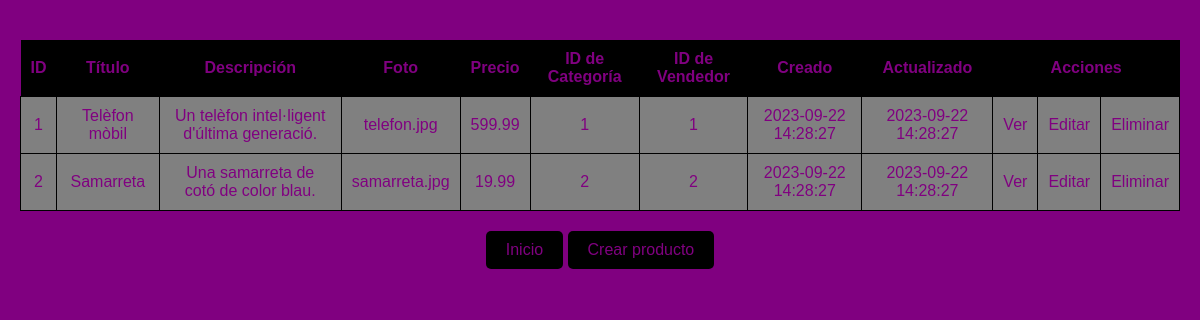
The app's page /products/list, older data.
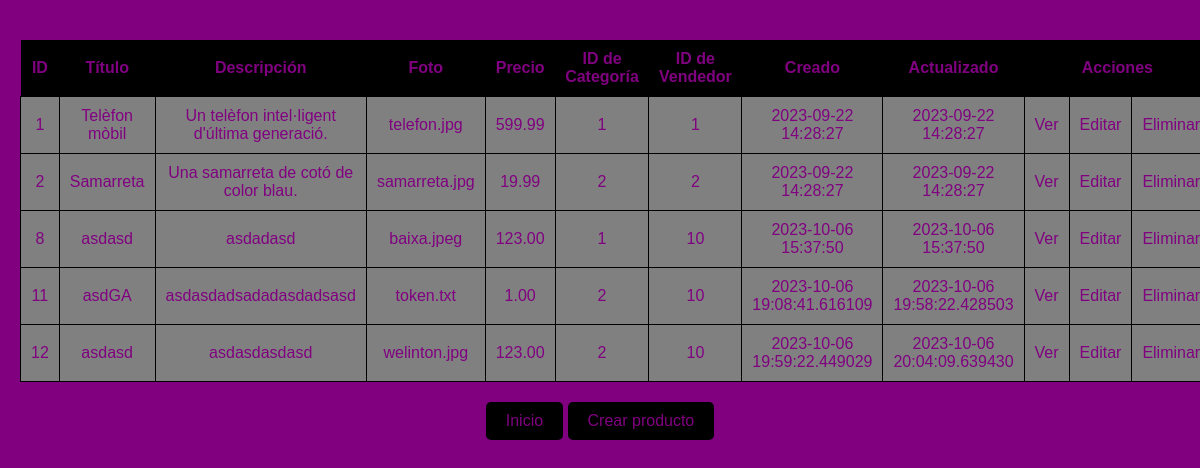
The same page, newer data.
### app.py (models this page shows)
class products(db.Model):
    __tablename__ = "products"
    id = db.Column(db.Integer, primary_key=True, autoincrement=True)
    title = db.Column(db.String(255), nullable=False)
    description = db.Column(db.Text, nullable=False)
    photo = db.Column(db.String(255), nullable=False)
    price = db.Column(db.Numeric(10, 2), nullable=False)
    category_id = db.Column(db.Integer, db.ForeignKey("categories.id"), nullable=False)
    seller_id = db.Column(db.Integer, db.ForeignKey("users.id"), nullable=False)
    created = db.Column(db.DateTime, nullable=False, default=datetime.utcnow)
    updated = db.Column(db.DateTime, nullable=False, default=datetime.utcnow)

### app.py (the view)
@app.route('/products/list')
def products_list():
    products_with_categories = db.session.query(products, categories).join(categories).order_by(products.id.asc()).all()
    return render_template('products/list.html', products_with_categories=products_with_categories)

### templates/products/list.html (shortened to what this page needs)
<!DOCTYPE html>
<html lang="en">
<head>
    <link rel="stylesheet" href="{{url_for('static', filename='css/list.css')}}">
</head>
<body>
    <table class="table">
        <thead>
            <tr>
                <th>ID</th>
                <th>Título</th>
                <th>Descripción</th>
                <th>Foto</th>
                <th>Precio</th>
                <th>ID de Categoría</th>
                <th>ID de Vendedor</th>
                <th>Creado</th>
                <th>Actualizado</th>
                <th colspan="3">Acciones</th>
            </tr>
        </thead>
        <tbody>
            {% for (products, categories) in products_with_categories %}
            <tr>
                <td><a>{{ products.id }}</a></td>
                <td><a>{{ products.title }}</a></td>
                <td><a>{{ products.description }}</a></td>
                <td><a>{{ products.photo }}</a></td>
                <td><a>{{ products.price }}</a></td>
                <td><a>{{ products.category_id }}</a></td>
                <td><a>{{ products.seller_id }}</a></td>
                <td><a>{{ products.created }}</a></td>
                <td><a>{{ products.updated }}</a></td>
                <td><a href="/products/read/{{ products.id }}">Ver</a></td>
                <td><a href="/products/update/{{ products.id }}">Editar</a></td>
                <td><a href="/products/delete/{{ products.id }}">Eliminar</a></td>
            </tr>
            {% endfor %}
        </tbody>
    </table>
    <a class="link" href="/">Inicio</a>
    <a class="link" href="/products/create">Crear producto</a>
</body>
</html>

Row changes from the older to the newer data that the page shows:
added products: id "8", title "asdasd", description "asdadasd", photo "baixa.jpeg", price "123.00", category_id "1", seller_id "10", created "2023-10-06 15:37:50", updated "2023-10-06 15:37:50"
added products: id "11", title "asdGA", description "asdasdadsadadasdadsasd", photo "token.txt", price "1.00", category_id "2", seller_id "10", created "2023-10-06 19:08:41.616109", updated "2023-10-06 19:58:22.428503"
added products: id "12", title "asdasd", description "asdasdasdasd", photo "welinton.jpg", price "123.00", category_id "2", seller_id "10", created "2023-10-06 19:59:22.449029", updated "2023-10-06 20:04:09.639430"
